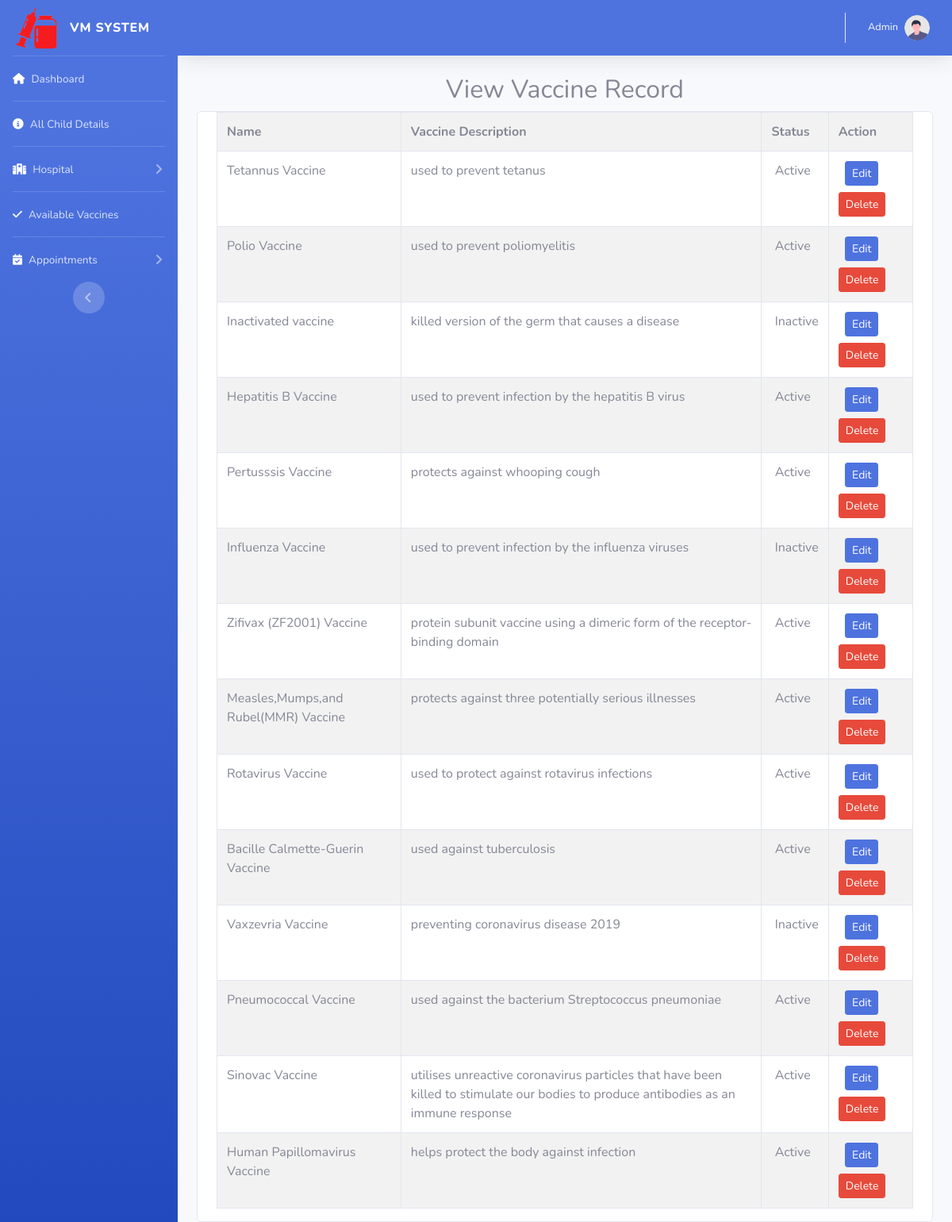
The page /viewvaccine.php on the database its author committed.
### tables this page shows
CREATE TABLE `vaccine` (
  `vaccineid` int(10) NOT NULL,
  `vaccinename` varchar(100) NOT NULL,
  `description` text NOT NULL,
  `status` varchar(10) NOT NULL
);

### viewvaccine.php (the view, shortened to what this page needs)
<?php
include("adminheader.php");
include("dbconnection.php");
?>
<div class="container-fluid">
  <div class="block-header">
    <h2 class="text-center">View Vaccine Record</h2>
  </div>
  <div class="card">
    <section class="container">
     <table class="table table-bordered table-striped table-hover js-basic-example dataTable">
      <tbody>
        <tr>
          <td><strong>Name</strong></td>
          <td><strong>Vaccine Description</strong></td>
          <td><strong>Status</strong></td>
          <td><strong>Action</strong></td>
        </tr>
        <?php
        $sql ="SELECT * FROM vaccine";
        $qsql = mysqli_query($con,$sql);
        while($rs = mysqli_fetch_array($qsql))
        {
          echo "<tr>
          <td>$rs[vaccinename]</td>
          <td> $rs[description]</td>
          <td>&nbsp;$rs[status]</td>";
          echo "<td>&nbsp;
            <a href='vaccine.php?editid=$rs[vaccineid]'class='btn btn-sm btn-primary'>Edit</a>  <a href='viewvaccine.php?delid=$rs[vaccineid]'class='btn btn-sm btn-danger mt-2'>Delete</a> </td>";
          echo "</tr>";
        }
        ?>
      </tbody>
    </table>
  </section>
</div>
</div>
<?php
include("adformfooter.php");
?>

### rows shown on the page
vaccine: vaccinename "Tetannus Vaccine", description "used to prevent tetanus", status "Active"
vaccine: vaccinename "Polio Vaccine", description "used to prevent poliomyelitis", status "Active"
vaccine: vaccinename "Inactivated vaccine", description "killed version of the germ that causes a disease", status "Inactive"
vaccine: vaccinename "Hepatitis B Vaccine", description "used to prevent infection by the hepatitis B virus", status "Active"
vaccine: vaccinename "Pertusssis Vaccine", description "protects against whooping cough", status "Active"
vaccine: vaccinename "Influenza Vaccine", description "used to prevent infection by the influenza viruses", status "Inactive"
vaccine: vaccinename "Zifivax (ZF2001) Vaccine", description "protein subunit vaccine using a dimeric form of the receptor-binding domain", status "Active"
vaccine: vaccinename "Measles,Mumps,and Rubel(MMR) Vaccine", description "protects against three potentially serious illnesses", status "Active"
vaccine: vaccinename "Rotavirus Vaccine", description "used to protect against rotavirus infections", status "Active"
vaccine: vaccinename "Bacille Calmette-Guerin Vaccine", description "used against tuberculosis", status "Active"
vaccine: vaccinename "Vaxzevria Vaccine", description "preventing coronavirus disease 2019", status "Inactive"
vaccine: vaccinename "Pneumococcal Vaccine", description "used against the bacterium Streptococcus pneumoniae", status "Active"
vaccine: vaccinename "Sinovac Vaccine", description "utilises unreactive coronavirus particles that have been killed to stimulate our bodies to produce antibodies as an immune response", status "Active"
vaccine: vaccinename "Human Papillomavirus Vaccine", description "helps protect the body against infection", status "Active"
